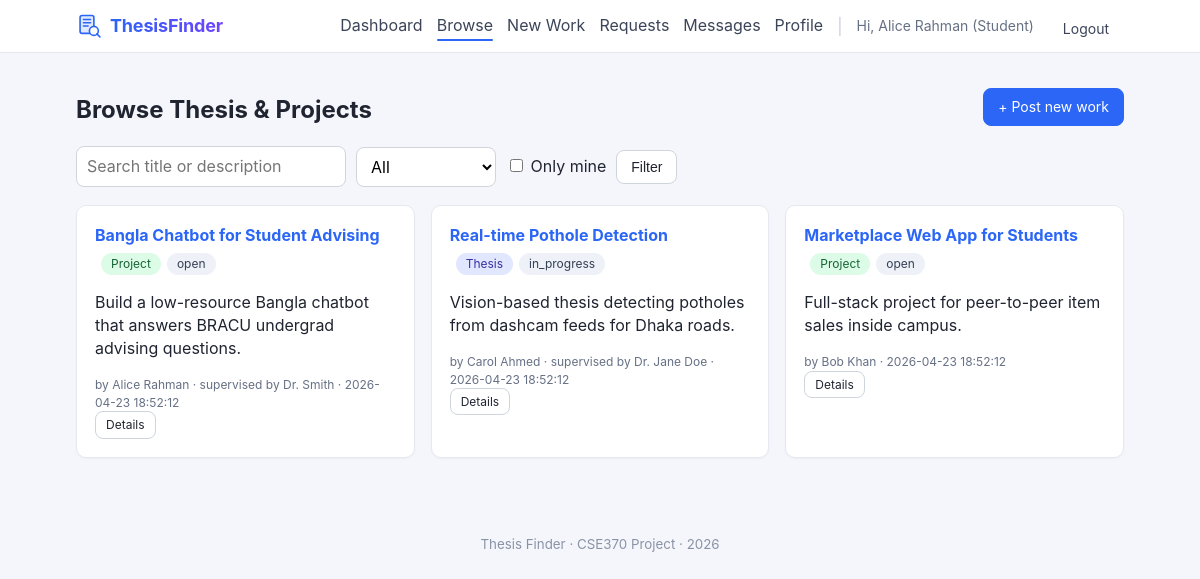
Screenshot of /projects/index.php (signed in) with the database file from the repository.
### tables this page shows
CREATE TABLE work (
    project_id    INT AUTO_INCREMENT PRIMARY KEY,
    title         VARCHAR(200) NOT NULL,
    description   TEXT,
    owner_id      INT NOT NULL,
    created_at    DATETIME NOT NULL DEFAULT CURRENT_TIMESTAMP,
    supervisor_id INT DEFAULT NULL,
    thesis_flag   TINYINT(1) NOT NULL DEFAULT 0,
    project_flag  TINYINT(1) NOT NULL DEFAULT 0,
    CONSTRAINT fk_work_owner      FOREIGN KEY (owner_id)      REFERENCES user(id)         ON DELETE CASCADE,
    CONSTRAINT fk_work_supervisor FOREIGN KEY (supervisor_id) REFERENCES teacher(user_id) ON DELETE SET NULL
);

CREATE TABLE user (
    id              INT AUTO_INCREMENT PRIMARY KEY,
    email           VARCHAR(120) NOT NULL UNIQUE,
    password        VARCHAR(255) NOT NULL,
    name            VARCHAR(120) NOT NULL,
    student_flag    TINYINT(1) NOT NULL DEFAULT 0,
    teacher_flag    TINYINT(1) NOT NULL DEFAULT 0,
    created_at      DATETIME NOT NULL DEFAULT CURRENT_TIMESTAMP
);

### includes/auth.php (called while the page is built, shortened)
<?php
function url(string $path): string {
    return BASE_URL . $path;
}
function h(?string $s): string {
    return htmlspecialchars((string)$s, ENT_QUOTES | ENT_SUBSTITUTE, 'UTF-8');
}

### projects/index.php (the view, shortened to what this page needs)
<?php
require_once __DIR__ . '/../config/db.php';
require_once __DIR__ . '/../includes/auth.php';
$q    = trim($_GET['q']    ?? '');
$type = $_GET['type'] ?? 'all';
$mine = isset($_GET['mine']);
$sql = "
    SELECT w.project_id, w.title, w.description, w.created_at, w.thesis_flag, w.project_flag,
           u.name AS owner_name, t.name AS supervisor_name,
           (SELECT project_status FROM project_status WHERE project_id = w.project_id ORDER BY project_status LIMIT 1) AS status
    FROM work w
    JOIN user u  ON u.id = w.owner_id
    LEFT JOIN user t ON t.id = w.supervisor_id
    WHERE 1=1
";
$sql .= ' ORDER BY w.created_at DESC LIMIT 100';
$stmt = $conn->prepare($sql);
$stmt->execute();
$rows = $stmt->get_result()->fetch_all(MYSQLI_ASSOC);
require __DIR__ . '/../includes/header.php';
?>
<div class="page-head">
    <h1>Browse Thesis &amp; Projects</h1>
    <a class="btn btn-primary" href="<?= url('/projects/create.php') ?>">+ Post new work</a>
</div>
<form class="filters" method="get">
    <input type="search" name="q" placeholder="Search title or description" value="<?= h($q) ?>">
    <select name="type">
        <option value="all"     <?= $type==='all'    ?'selected':'' ?>>All</option>
    </select>
    <label class="inline"><input type="checkbox" name="mine" <?= $mine?'checked':'' ?>> Only mine</label>
    <button class="btn" type="submit">Filter</button>
</form>
<?php if (!$rows): ?>
    <div class="empty-state card">
        <svg viewBox="0 0 64 64" fill="none" stroke="currentColor" stroke-width="2" stroke-linecap="round" stroke-linejoin="round" aria-hidden="true">
            <circle cx="28" cy="28" r="14"/>
            <path d="M40 40l12 12"/>
        </svg>
        <p>No work matches your filters yet.</p>
        <a class="btn btn-primary btn-sm" href="<?= url('/projects/create.php') ?>">Post the first one</a>
    </div>
<?php else: ?>
<div class="grid-2">
    <?php foreach ($rows as $w): ?>
        <article class="card work-card">
            <h3><a href="<?= url('/projects/view.php') ?>?id=<?= (int)$w['project_id'] ?>"><?= h($w['title']) ?></a></h3>
            <div class="tags">
                <?php if ($w['thesis_flag']):  ?><span class="tag tag-thesis">Thesis</span><?php endif; ?>
                <?php if ($w['project_flag']): ?><span class="tag tag-project">Project</span><?php endif; ?>
                <?php if ($w['status']): ?><span class="tag"><?= h($w['status']) ?></span><?php endif; ?>
            </div>
            <p><?= h(mb_strimwidth($w['description'] ?? '', 0, 180, '...')) ?></p>
            <div class="muted small">
                by <?= h($w['owner_name']) ?>
                <?php if ($w['supervisor_name']): ?> &middot; supervised by <?= h($w['supervisor_name']) ?><?php endif; ?>
                &middot; <?= h($w['created_at']) ?>
            </div>
            <a class="btn btn-sm" href="<?= url('/projects/view.php') ?>?id=<?= (int)$w['project_id'] ?>">Details</a>
        </article>
    <?php endforeach; ?>
</div>
<?php endif; ?>
<?php require __DIR__ . '/../includes/footer.php'; ?>

### assets/css/style.css (style rules this page uses)
* { box-sizing: border-box; }
html, body { margin: 0; padding: 0; }
body { font-family: -apple-system, BlinkMacSystemFont, "Segoe UI", Roboto, Helvetica, Arial, sans-serif; background: #f4f6fb; color: #1f2430; line-height: 1.45; }
a { color: #2b66f6; text-decoration: none; }
.card { background: #fff; border: 1px solid #e5e8f0; border-radius: 10px; padding: 18px; margin-bottom: 18px; box-shadow: 0 1px 2px rgba(15,23,42,.04); }
h1 { font-size: 24px; margin: 14px 0 6px; }
h3 { font-size: 16px; margin: 0 0 6px; }
.btn { display: inline-block; padding: 8px 14px; border: 1px solid #d0d5dd; background: #fff; color: #1f2430; border-radius: 8px; cursor: pointer; font-size: 14px; text-decoration: none; transition: background .15s, border-color .15s; }
.btn-primary { background: #2b66f6; border-color: #2b66f6; color: #fff; }
.btn-sm { padding: 4px 10px; font-size: 12px; }
.muted { color: #667085; }
.small { font-size: 12px; }
.tags { display: inline-flex; gap: 6px; flex-wrap: wrap; margin-left: 6px; }
.tag { display: inline-block; padding: 2px 10px; font-size: 12px; background: #eef1f7; color: #344054; border-radius: 999px; }
.tag-thesis { background: #e0e7ff; color: #3730a3; }
.tag-project { background: #dcfce7; color: #166534; }
.grid-2 { display: grid; grid-template-columns: repeat(auto-fit, minmax(320px, 1fr)); gap: 16px; }
.work-card h3 { margin-bottom: 4px; }
.page-head { display: flex; align-items: center; justify-content: space-between; flex-wrap: wrap; gap: 10px; margin-top: 10px; }
.filters { display: flex; flex-wrap: wrap; gap: 10px; align-items: center; margin: 12px 0 18px; }
.filters input, .filters select { padding: 8px 10px; border: 1px solid #d0d5dd; border-radius: 8px; font: inherit; background: #fff; }

### assets/css/motion.css (style rules this page uses)
:root { --motion-instant: 100ms; --motion-fast: 180ms; --motion-base: 240ms; --motion-slow: 360ms; --motion-slower: 600ms; --ease-out: cubic-bezier(0.16, 1, 0.3, 1); --ease-in-out: cubic-bezier(0.65, 0, 0.35, 1); --ease-spring: cubic-bezier(0.34, 1.56, 0.64, 1); --accent: #2b66f6; --accent-soft: rgba(43, 102, 246, 0.18); }
.card, .work-card { transition: transform var(--motion-fast) var(--ease-out), box-shadow var(--motion-fast) var(--ease-out), border-color var(--motion-fast) var(--ease-out); }
.btn { transition: transform var(--motion-fast) var(--ease-out), background var(--motion-fast) var(--ease-out), box-shadow var(--motion-fast) var(--ease-out), border-color var(--motion-fast) var(--ease-out); }
.form input[type="text"], .form input[type="email"], .form input[type="password"], .form input[type="number"], .form input[type="search"], .form select, .form textarea, .filters input, .filters select, .inline-add input, .chat-form textarea { transition: border-color var(--motion-fast) var(--ease-out), box-shadow var(--motion-fast) var(--ease-out); }
.grid-2 > .work-card { animation: card-in var(--motion-slow) var(--ease-out) both; }
.grid-2 > .work-card:nth-child(1) { animation-delay: 0ms; }
.grid-2 > .work-card:nth-child(2) { animation-delay: 30ms; }
.grid-2 > .work-card:nth-child(3) { animation-delay: 60ms; }

### rows the page displays
work: title "Bangla Chatbot for Student Advising", project_flag "Project", status "open", description "Build a low-resource Bangla chatbot that answers BRACU undergrad advising questions.", owner.name "Alice Rahman", user.name "Dr. Smith", created_at "2026-04-23 18:52:12"
work: title "Real-time Pothole Detection", thesis_flag "Thesis", status "in_progress", description "Vision-based thesis detecting potholes from dashcam feeds for Dhaka roads.", owner.name "Carol Ahmed", user.name "Dr. Jane Doe", created_at "2026-04-23 18:52:12"
work: title "Marketplace Web App for Students", project_flag "Project", status "open", description "Full-stack project for peer-to-peer item sales inside campus.", owner.name "Bob Khan", created_at "2026-04-23 18:52:12"

### other values shown
current_user_name() "Alice Rahman"
